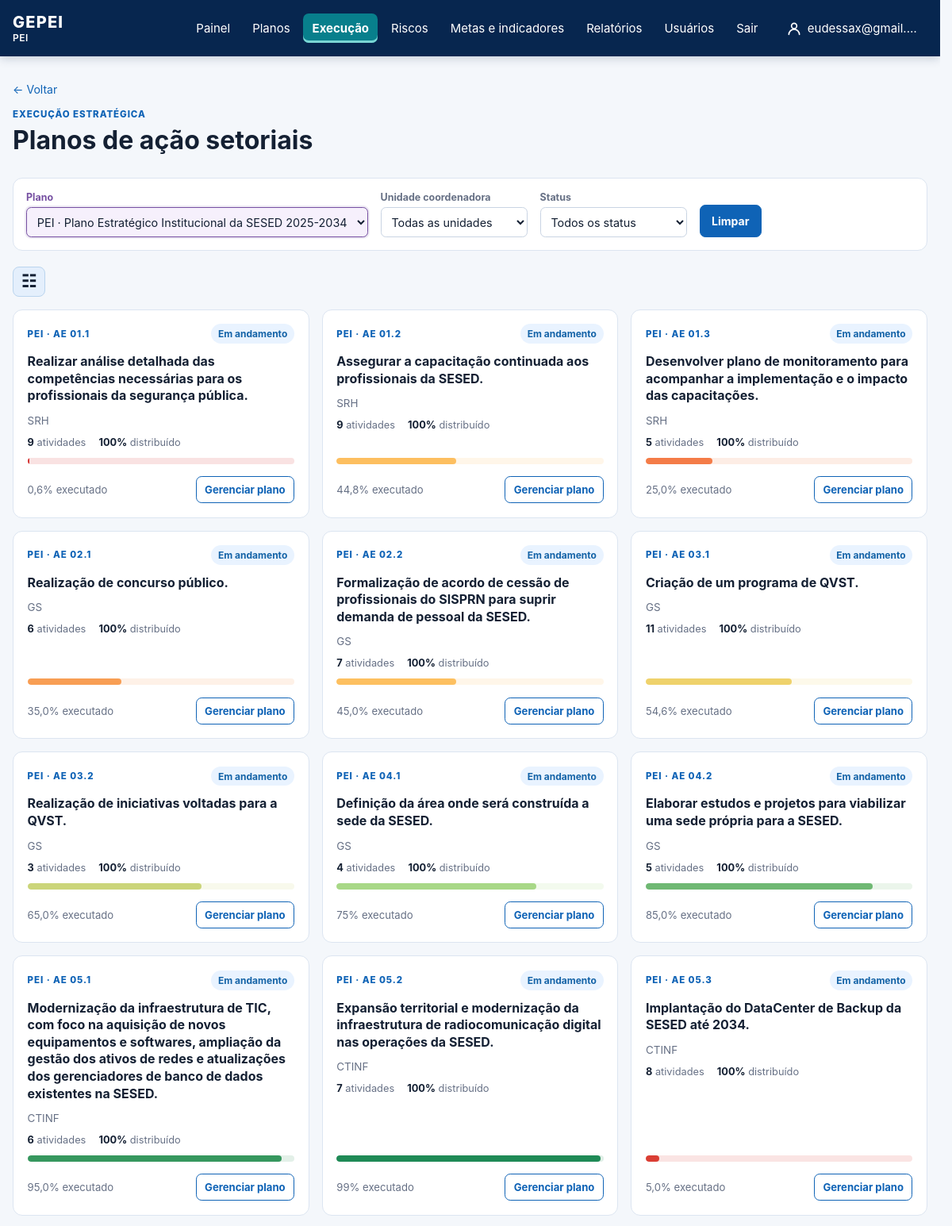
Screenshot of /planos-de-acao/ (signed in, upper part) with the database file from the repository.
### core/models.py (models this page shows, shortened)
class Plan(models.Model):
    class PlanType(models.TextChoices):
        PEI = "PEI", "PEI"
        PESP = "PESP", "PESP"
        PPA = "PPA", "PPA"
        OTHER = "OUTRO", "Outro"
    name = models.CharField(max_length=180)
    acronym = models.CharField(max_length=30)
    plan_type = models.CharField(max_length=10, choices=PlanType.choices)
    access_groups = models.ManyToManyField("auth.Group", blank=True, related_name="accessible_plans")
    start_date = models.DateField()
    end_date = models.DateField()
    active = models.BooleanField(default=True)

class StrategicAction(models.Model):
    class Status(models.TextChoices):
        NOT_STARTED = "NAO_INICIADA", "Não iniciada"
        IN_PROGRESS = "EM_ANDAMENTO", "Em andamento"
        COMPLETED = "CONCLUIDA", "Concluída"
        DELAYED = "ATRASADA", "Atrasada"
        BLOCKED = "BLOQUEADA", "Bloqueada"
        SUSPENDED = "SUSPENSA", "Suspensa"
    artifact = models.ForeignKey(PlanArtifact, on_delete=models.PROTECT, related_name="actions")
    coordinating_unit = models.ForeignKey(OrganizationalUnit, on_delete=models.PROTECT)
    code = models.CharField(max_length=30)
    title = models.CharField(max_length=255)
    description = models.TextField(blank=True)
    due_date = models.DateField(
        null=True,
        blank=True,
        help_text="Preenchido no cronograma operacional; não é inferido da vigência do PEI.",
    )
    status = models.CharField(max_length=15, choices=Status.choices, default=Status.NOT_STARTED)
    progress = models.DecimalField(max_digits=5, decimal_places=2, default=0)
    funding_sources = models.CharField(max_length=255, blank=True)
    alineas = models.JSONField(default=dict, blank=True)
    is_execution_item = models.BooleanField(default=True)
    participating_units = models.ManyToManyField(OrganizationalUnit, related_name="participating_actions", blank=True)
    related_objectives = models.ManyToManyField(PlanArtifact, blank=True, related_name="related_actions")

class PlanArtifact(models.Model):
    class ArtifactType(models.TextChoices):
        DIMENSION = "DIMENSAO", "Dimensão BSC"
        AXIS = "EIXO", "Eixo Estratégico"
        OBJECTIVE = "OBJETIVO", "Objetivo Estratégico"
        PROJECT = "PROJETO", "Projeto Estratégico"
        ACTION = "ACAO", "Ação Estratégica"
        REFERENCE = "REFERENCIA", "Referência normativa"
    plan = models.ForeignKey(Plan, on_delete=models.CASCADE, related_name="artifacts")
    parent = models.ForeignKey("self", null=True, blank=True, on_delete=models.CASCADE)
    artifact_type = models.CharField(max_length=12, choices=ArtifactType.choices)
    code = models.CharField(max_length=30, blank=True)
    title = models.CharField(max_length=255)
    description = models.TextField(blank=True)

class OrganizationalUnit(models.Model):
    class UnitType(models.TextChoices):
        ORGAN = "ORGAO", "Órgão"
        UNIT = "UNIDADE", "Unidade"
        SECTOR = "SETOR", "Setor"
    organization = models.ForeignKey(Organization, on_delete=models.PROTECT)
    exclusive_plan = models.ForeignKey("Plan", null=True, blank=True, on_delete=models.PROTECT, related_name="exclusive_units")
    parent = models.ForeignKey("self", null=True, blank=True, on_delete=models.PROTECT)
    name = models.CharField(max_length=180)
    acronym = models.CharField(max_length=30, blank=True)
    unit_type = models.CharField(max_length=10, choices=UnitType.choices)

### core/views.py (the view)
# urls.py: path("planos-de-acao/", views.action_plan_list, name="action_plan_list"),
@login_required
@permission_required("core.view_actionplan", raise_exception=True)
def action_plan_list(request):
    plans = current_plans(request).order_by("acronym")
    units = view_scope_units(OrganizationalUnit.objects.order_by("name"), request.user)
    actions = view_scope_actions(
        StrategicAction.objects.select_related("artifact", "artifact__plan", "coordinating_unit"), request.user
    ).annotate(
        activity_count=Count("action_plan__activities"),
        allocated_weight=Sum("action_plan__activities__weight"),
        activity_progress=Avg("action_plan__activities__progress"),
    )
    selected_plan = request.GET.get("plan", "")
    selected_unit = selected_unit_for_request(request)
    selected_status = request.GET.get("status", "")
    if selected_plan.isdigit():
        actions = actions.filter(artifact__plan_id=selected_plan)
    if selected_unit.isdigit():
        actions = _actions_for_selected_unit(actions, selected_unit, request.active_plan)
    if selected_status in StrategicAction.Status.values:
        actions = actions.filter(status=selected_status)
    if request.GET.get("objective", "").isdigit():
        artifact_ids = _objective_artifact_ids(request.GET["objective"])
        related_actions = StrategicAction.objects.filter(related_objectives__id__in=artifact_ids).values("pk")
        actions = actions.filter(Q(artifact_id__in=artifact_ids) | Q(pk__in=related_actions))
    if request.GET.get("overdue") == "1":
        actions = actions.filter(due_date__lt=timezone.localdate()).exclude(
            status__in=[StrategicAction.Status.COMPLETED, StrategicAction.Status.SUSPENDED]
        )
    display_mode = "list" if request.GET.get("view") == "list" else "columns"
    display_query = request.GET.copy()
    display_query["unit"] = selected_unit
    display_query["view"] = "columns"
    columns_url = "?" + display_query.urlencode()
    display_query["view"] = "list"
    list_url = "?" + display_query.urlencode()
    actions = list(actions.order_by("artifact__code", "code"))
    writable_ids = set(scope_actions(
        StrategicAction.objects.filter(pk__in=[action.pk for action in actions]), request.user
    ).values_list("pk", flat=True))
    can_manage_plans = any(request.user.has_perm(f"core.{codename}") for codename in (
        "add_actionplan", "add_activity", "change_activity", "delete_activity",
    ))
    for action in actions:
        action.can_write = action.pk in writable_ids and can_manage_plans
    return render(
        request,
        "core/action_plan_list.html",
        {
            "display_mode": display_mode,
            "columns_url": columns_url,
            "list_url": list_url,
            "actions": actions,
            "plans": plans,
            "units": units,
            "actions_status_choices": StrategicAction.Status.choices,
            "selected_plan": selected_plan,
            "selected_unit": selected_unit,
            "selected_status": selected_status,
        },
    )

### core/context_processors.py (called while the page is built)
def navigation_plans(request):
    if not request.user.is_authenticated:
        return {"navigation_plans": []}
    return {"navigation_plans": request.available_plans, "active_plan": request.active_plan}

### core/permissions.py (called while the page is built, shortened)
def is_administrator(user):
    if user.is_superuser:
        return True
    return user.groups.filter(name__iexact=ADMINISTRATOR_GROUP_NAME).exists()

def user_unit_ids(user, for_view=False):
    if is_administrator(user) or (for_view and user.has_perm("core.view_other_units")):
        return None

def scope_units(queryset, user, for_view=False):
    from .plan_scope import units_for_plan
    queryset = units_for_plan(queryset, user)
    ids = user_unit_ids(user, for_view=for_view)
    return queryset if ids is None else queryset.filter(pk__in=ids)

def scope_actions(queryset, user, for_view=False):
    queryset = queryset.filter(is_execution_item=True)
    if hasattr(user, "_active_plan_id"):
        queryset = queryset.filter(artifact__plan_id=user._active_plan_id)
    ids = user_unit_ids(user, for_view=for_view)
    if ids is None:
        return queryset

def selected_unit_for_request(request):
    ids = user_unit_ids(request.user)
    requested = request.GET.get("unit", "")
    if ids is None:
        return requested

def view_scope_actions(queryset, user):
    return scope_actions(queryset, user, for_view=True)

def view_scope_units(queryset, user):
    return scope_units(queryset, user, for_view=True)

### core/plan_scope.py (called while the page is built)
def available_plans(user):
    plans = Plan.objects.filter(active=True).order_by("acronym", "pk")
    if user.is_superuser:
        return plans
    groups = user.groups.all()
    if not groups.exists():
        return plans.filter(plan_type=Plan.PlanType.PEI)
    return plans.filter(access_groups__in=groups).distinct()

def current_plans(request):
    return Plan.objects.filter(pk=getattr(request.user, "_active_plan_id", None))

def units_for_plan(queryset, user):
    if not hasattr(user, "_active_plan_id"):
        return queryset
    if user._active_plan_type == Plan.PlanType.PESP:
        return queryset.filter(exclusive_plan_id=user._active_plan_id)
    if user._active_plan_id is None:
        return queryset.none()
    return queryset.filter(Q(exclusive_plan__isnull=True) | Q(exclusive_plan_id=user._active_plan_id))

### templates/core/action_plan_list.html (shortened to what this page needs)
{% extends "base.html" %}
{% load progress %}
{% block content %}
  <a class="back-link" href="{% url 'dashboard' %}">← Voltar</a>
  <section class="page-heading dashboard-heading">
    <div>
      <p class="eyebrow">Execução estratégica</p>
      <h1>Planos de ação setoriais</h1>
    </div>
  </section>
  <form class="dashboard-filters" method="get" aria-label="Filtros dos planos de ação">
    <label>Plano
      <select name="plan">{% for plan in plans %}<option value="{{ plan.id }}" {% if selected_plan == plan.id|stringformat:"s" %}selected{% endif %}>{{ plan.acronym }} · {{ plan.name }}</option>{% endfor %}</select>
    </label>
    <label>{% if active_plan.plan_type == "PESP" %}Órgão responsável{% else %}Unidade coordenadora{% endif %}
      <select name="unit"><option value="">Todas as unidades</option></select>
    </label>
    <label>Status
      <select name="status"><option value="">Todos os status</option>{% for code, label in actions_status_choices %}<option value="{{ code }}" {% if selected_status == code %}selected{% endif %}>{{ label }}</option>{% endfor %}</select>
    </label>
    <a class="button button-primary clear-filter" href="{% url 'action_plan_list' %}">Limpar</a>
  </form>
  <nav class="execution-view-switch" aria-label="Alternar visualização">
    {% if display_mode == 'columns' %}<a class="view-toggle-icon" href="{{ list_url }}" title="Alternar para listagem" aria-label="Alternar para listagem">☷</a>{% else %}<a class="view-toggle-icon" href="{{ columns_url }}" title="Alternar para colunas" aria-label="Alternar para colunas">▦</a>{% endif %}
  </nav>
  {% if display_mode == "list" %}
    <section class="panel execution-list" aria-label="Listagem de planos de ação">
      <div class="responsive-table"><table>
        <thead><tr><th>Plano / Ação</th><th>Unidade</th><th>Atividades</th><th>Prazo</th><th>Peso distribuído</th><th>Execução</th><th>Situação</th><th></th></tr></thead>
        <tbody>{% for action in actions %}<tr>
          <td><a href="{% url 'action_plan_detail' action.id %}"><strong>{{ action.artifact.plan.acronym }} · {{ action.code }}</strong><span>{{ action.title }}</span></a></td>
          <td>{{ action.coordinating_unit.acronym|default:action.coordinating_unit.name }}</td>
          <td>{{ action.activity_count }}</td><td>{{ action.due_date|date:"d/m/Y"|default:"A definir" }}</td>
          <td>{{ action.allocated_weight|default:0|floatformat:"-1" }}%</td>
          <td>{% progress_bar action.progress "table-progress" %}<small>{{ action.progress|floatformat:"-1" }}%</small></td>
          <td><span class="chip chip-{{ action.status|lower }}">{{ action.get_status_display }}</span></td>
          <td><a class="{% if action.can_write %}button button-secondary{% else %}row-icon{% endif %}" href="{% url 'action_plan_detail' action.id %}"{% if not action.can_write %} title="Visualizar plano" aria-label="Visualizar plano"{% endif %}>{% if action.can_write %}Abrir plano{% else %}{% include "core/_record_icon.html" with icon="view" %}{% endif %}</a></td>
        </tr>{% empty %}<tr><td colspan="8">Nenhuma ação encontrada. Altere os filtros.</td></tr>{% endfor %}</tbody>
      </table></div>
    </section>
  {% else %}
  <section class="action-cards">
    {% for action in actions %}
      <article class="action-card">
        <div class="action-card-top"><span class="eyebrow">{{ action.artifact.plan.acronym }} · {{ action.code }}</span><span class="chip chip-{{ action.status|lower }}">{{ action.get_status_display }}</span></div>
        <h2>{{ action.title }}</h2>
        <p class="action-card-unit">{{ action.coordinating_unit.acronym|default:action.coordinating_unit.name }}</p>
        <div class="card-meta"><span><strong>{{ action.activity_count }}</strong> atividade{{ action.activity_count|pluralize:"s" }}</span><span><strong>{{ action.allocated_weight|default:0|floatformat:"-1" }}%</strong> distribuído</span></div>
        {% progress_bar action.progress %}
        <div class="card-footer"><span>{{ action.progress|floatformat:"-1" }}% executado</span><a class="{% if action.can_write %}button button-secondary{% else %}row-icon{% endif %}" href="{% url 'action_plan_detail' action.id %}"{% if not action.can_write %} title="Visualizar plano" aria-label="Visualizar plano"{% endif %}>{% if not action.can_write %}{% include "core/_record_icon.html" with icon="view" %}{% elif action.activity_count %}Gerenciar plano{% else %}Iniciar plano{% endif %}</a></div>
      </article>
    {% empty %}
      <div class="empty-state large-empty"><strong>Nenhuma ação encontrada.</strong><span>Altere os filtros ou carregue ações estratégicas no plano.</span></div>
    {% endfor %}
  </section>
  {% endif %}
{% endblock %}

### templates/base.html (shortened to what this page needs)
{% load static %}
<!doctype html>
<html lang="pt-br">
<head>
  <link rel="stylesheet" href="{% static 'css/gepei.css' %}?v=20261126-indice-vertical">
</head>
<body{% if active_plan.plan_type == "PESP" %} class="theme-pesp"{% endif %}>
  <header class="topbar">
    <a class="brand" href="{% url 'dashboard' %}">
      GEPEI
      {% if active_plan %}<span class="brand-plan">{{ active_plan.acronym }}</span>{% endif %}
    </a>
    {% if user.is_authenticated %}
      <nav>
        <a href="{% url 'dashboard' %}" {% if request.path == '/' %}class="nav-active" aria-current="page"{% endif %}>Painel</a>
        {% if perms.core.view_plan %}<a href="{% url 'pei_overview' %}" {% if '/pei/' in request.path %}class="nav-active" aria-current="page"{% endif %}>Planos</a>{% endif %}
        {% if perms.core.view_actionplan %}<a href="{% url 'action_plan_list' %}" {% if '/planos-de-acao/' in request.path and '/riscos/' not in request.path %}class="nav-active" aria-current="page"{% endif %}>Execução</a>{% endif %}
        {% if perms.core.view_risk %}<a href="{% url 'risk_overview' %}" {% if '/riscos/' in request.path %}class="nav-active" aria-current="page"{% endif %}>Riscos</a>{% endif %}
        {% if perms.core.view_strategictarget or perms.core.view_indicator %}<a href="{% if perms.core.view_indicator %}{% url 'indicator_overview' %}{% else %}{% url 'target_overview' %}{% endif %}" >Metas e indicadores</a>{% endif %}
        {% if perms.core.view_reportcycle or perms.core.view_sectorreport or perms.core.view_quarterlysectorreport or perms.core.consolidate_quarterlysectorreport %}<a href="{% url 'report_cycle_overview' %}" {% if '/relatorios/' in request.path %}class="nav-active" aria-current="page"{% endif %}>Relatórios</a>{% endif %}
        {% if perms.auth.view_user or perms.auth.view_group %}
        <details class="nav-plans{% if '/usuarios/' in request.path %} nav-active{% endif %}">
          <summary {% if '/usuarios/' in request.path %}aria-current="page"{% endif %}>Usuários</summary>
        </details>
        {% endif %}
        <form method="post" action="{% url 'logout' %}" onsubmit="return confirm('Tem certeza de que deseja sair?');">
          <button type="submit">Sair</button>
        </form>
        <a class="nav-user{% if request.path == '/minha-conta/' %} nav-active{% endif %}" href="{% url 'profile_edit' %}" title="Minha conta">
          <svg width="20" height="20" viewBox="0 0 24 24" fill="none" stroke="currentColor" stroke-width="2" stroke-linecap="round" stroke-linejoin="round" aria-hidden="true"><circle cx="12" cy="8" r="4"/><path d="M4 21c0-4.4 3.6-8 8-8s8 3.6 8 8"/></svg>
          <span>{{ user.first_name|default:user.username }}</span>
        </a>
      </nav>
    {% endif %}
  </header>
  <main class="container">
    {% block content %}{% endblock %}
  </main>
</body>
</html>

### rows the page displays
Plan: acronym "PEI"
StrategicAction: artifact.plan.acronym "PEI", code "AE 01.1", status "Em andamento", title "Realizar análise detalhada das competências necessárias para os profissionais da segurança pública.", coordinating_unit.acronym "SRH", activity_count "9", allocated_weight "100", progress "0,6", shows "Gerenciar plano"
StrategicAction: artifact.plan.acronym "PEI", code "AE 01.2", status "Em andamento", title "Assegurar a capacitação continuada aos profissionais da SESED.", coordinating_unit.acronym "SRH", activity_count "9", allocated_weight "100", progress "44,8", shows "Gerenciar plano"
StrategicAction: artifact.plan.acronym "PEI", code "AE 01.3", status "Em andamento", title "Desenvolver plano de monitoramento para acompanhar a implementação e o impacto das capacitações.", coordinating_unit.acronym "SRH", activity_count "5", allocated_weight "100", progress "25,0", shows "Gerenciar plano"
StrategicAction: artifact.plan.acronym "PEI", code "AE 02.1", status "Em andamento", title "Realização de concurso público.", coordinating_unit.acronym "GS", activity_count "6", allocated_weight "100", progress "35,0", shows "Gerenciar plano"
StrategicAction: artifact.plan.acronym "PEI", code "AE 02.2", status "Em andamento", title "Formalização de acordo de cessão de profissionais do SISPRN para suprir demanda de pessoal da SESED.", coordinating_unit.acronym "GS", activity_count "7", allocated_weight "100", progress "45,0", shows "Gerenciar plano"
StrategicAction: artifact.plan.acronym "PEI", code "AE 03.1", status "Em andamento", title "Criação de um programa de QVST.", coordinating_unit.acronym "GS", activity_count "11", allocated_weight "100", progress "54,6", shows "Gerenciar plano"
StrategicAction: artifact.plan.acronym "PEI", code "AE 03.2", status "Em andamento", title "Realização de iniciativas voltadas para a QVST.", coordinating_unit.acronym "GS", activity_count "3", allocated_weight "100", progress "65,0", shows "Gerenciar plano"
StrategicAction: artifact.plan.acronym "PEI", code "AE 04.1", status "Em andamento", title "Definição da área onde será construída a sede da SESED.", coordinating_unit.acronym "GS", activity_count "4", allocated_weight "100", progress "75", shows "Gerenciar plano"
StrategicAction: artifact.plan.acronym "PEI", code "AE 04.2", status "Em andamento", title "Elaborar estudos e projetos para viabilizar uma sede própria para a SESED.", coordinating_unit.acronym "GS", activity_count "5", allocated_weight "100", progress "85,0", shows "Gerenciar plano"
StrategicAction: artifact.plan.acronym "PEI", code "AE 05.1", status "Em andamento", title "Modernização da infraestrutura de TIC, com foco na aquisição de novos equipamentos e softwares, ampliação da gestão dos ativos de redes e atualizações dos gerenciadores de banco de dados existentes na SESED.", coordinating_unit.acronym "CTINF", activity_count "6", allocated_weight "100", progress "95,0", shows "Gerenciar plano"
StrategicAction: artifact.plan.acronym "PEI", code "AE 05.2", status "Em andamento", title "Expansão territorial e modernização da infraestrutura de radiocomunicação digital nas operações da SESED.", coordinating_unit.acronym "CTINF", activity_count "7", allocated_weight "100", progress "99", shows "Gerenciar plano"
StrategicAction: artifact.plan.acronym "PEI", code "AE 05.3", status "Em andamento", title "Implantação do DataCenter de Backup da SESED até 2034.", coordinating_unit.acronym "CTINF", activity_count "8", allocated_weight "100", progress "5,0", shows "Gerenciar plano"

### other values shown
{{ user.first_name|default:user.username }} "eudessax@gmail.…"
form field plan "PEI · Plano Estratégico Institucional da SESED 2025-2034"
